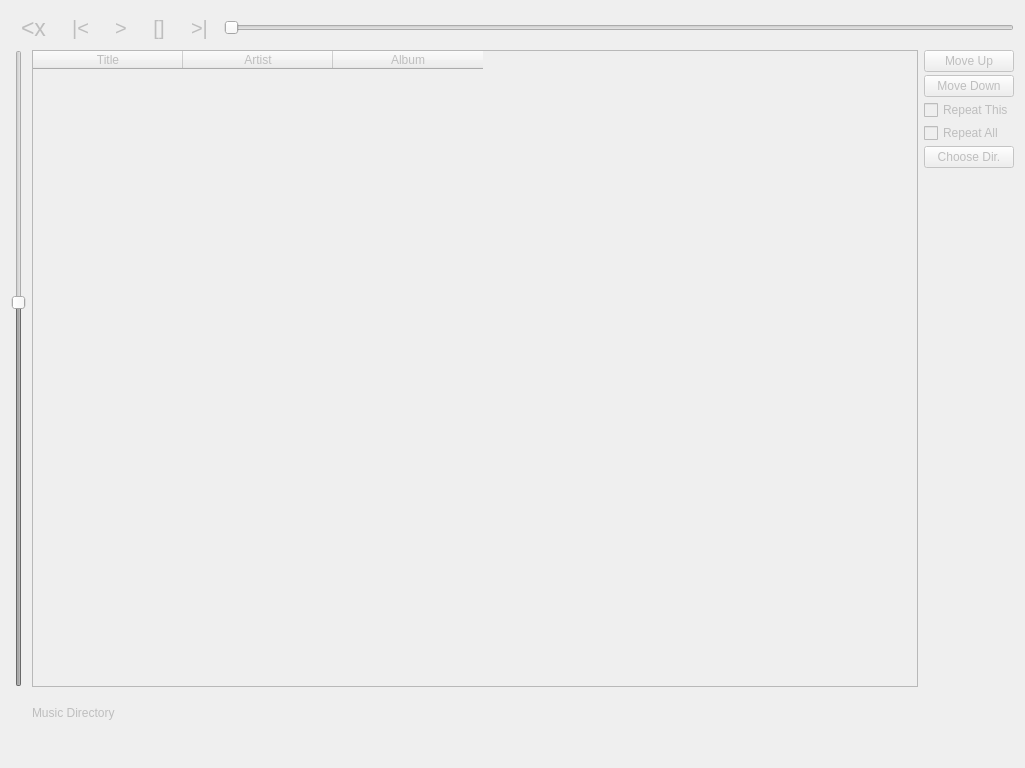
   <widget class="QWidget" name="music" native="true">
    <property name="enabled">
     <bool>false</bool>
    </property>
    <property name="geometry">
     <rect>
      <x>0</x>
      <y>0</y>
      <width>1025</width>
      <height>768</height>
     </rect>
    </property>
    <property name="styleSheet">
     <string notr="true">QPushButton:focus{
color: rgb(255, 0, 4);
}
QCheckBox:focus{
background-color: rgba(255, 0, 4, 50);
}
QToolButton:focus{
background-color: rgba(255, 0, 4, 50);
}</string>
    </property>
    <layout class="QVBoxLayout" name="verticalLayout_4">
     <property name="bottomMargin">
      <number>35</number>
     </property>
     <item>
      <layout class="QHBoxLayout" name="horizontalLayout_7">
       <property name="leftMargin">
        <number>0</number>
       </property>
       <property name="topMargin">
        <number>0</number>
       </property>
       <item>
        <widget class="QToolButton" name="toolButton_mute">
         <property name="minimumSize">
          <size>
           <width>0</width>
           <height>0</height>
          </size>
         </property>
         <property name="font">
          <font>
           <pointsize>17</pointsize>
          </font>
         </property>
         <property name="styleSheet">
          <string notr="true"/>
         </property>
         <property name="text">
          <string>&lt;x</string>
         </property>
         <property name="iconSize">
          <size>
           <width>20</width>
           <height>20</height>
          </size>
         </property>
         <property name="autoRaise">
          <bool>true</bool>
         </property>
        </widget>
       </item>
       <item>
        <widget class="QToolButton" name="toolButton_prev">
         <property name="font">
          <font>
           <pointsize>15</pointsize>
          </font>
         </property>
         <property name="text">
          <string notr="true">|&lt;</string>
         </property>
         <property name="autoRaise">
          <bool>true</bool>
         </property>
        </widget>
       </item>
       <item>
        <widget class="QToolButton" name="toolButton_play">
         <property name="minimumSize">
          <size>
           <width>0</width>
           <height>0</height>
          </size>
         </property>
         <property name="font">
          <font>
           <pointsize>15</pointsize>
          </font>
         </property>
         <property name="text">
          <string notr="true">&gt;</string>
         </property>
         <property name="iconSize">
          <size>
           <width>40</width>
           <height>40</height>
          </size>
         </property>
         <property name="toolButtonStyle">
          <enum>Qt::ToolButtonIconOnly</enum>
         </property>
         <property name="autoRaise">
          <bool>true</bool>
         </property>
        </widget>
       </item>
       <item>
        <widget class="QToolButton" name="toolButton_stop">
         <property name="font">
          <font>
           <pointsize>15</pointsize>
          </font>
         </property>
         <property name="text">
          <string notr="true">[]</string>
         </property>
         <property name="autoRaise">
          <bool>true</bool>
         </property>
        </widget>
       </item>
       <item>
        <widget class="QToolButton" name="toolButton_next">
         <property name="minimumSize">
          <size>
           <width>0</width>
           <height>0</height>
          </size>
         </property>
         <property name="font">
          <font>
           <pointsize>15</pointsize>
          </font>
         </property>
         <property name="text">
          <string notr="true">&gt;|</string>
         </property>
         <property name="autoRaise">
          <bool>true</bool>
         </property>
        </widget>
       </item>
       <item>
        <widget class="QSlider" name="playerseekSlider">
         <property name="focusPolicy">
          <enum>Qt::NoFocus</enum>
         </property>
         <property name="maximum">
          <number>1000</number>
         </property>
         <property name="orientation">
          <enum>Qt::Horizontal</enum>
         </property>
         <property name="tickPosition">
          <enum>QSlider::NoTicks</enum>
         </property>
        </widget>
       </item>
      </layout>
     </item>
     <item>
      <layout class="QGridLayout" name="gridLayout_3">
       <property name="leftMargin">
        <number>0</number>
       </property>
       <property name="topMargin">
        <number>0</number>
       </property>
       <item row="0" column="2">
        <layout class="QVBoxLayout" name="verticalLayout_6">
         <property name="spacing">
          <number>3</number>
         </property>
         <property name="leftMargin">
          <number>0</number>
         </property>
         <item>
          <widget class="QPushButton" name="pushButton_moveUp">
           <property name="text">
            <string>Move Up</string>
           </property>
          </widget>
         </item>
         <item>
          <widget class="QPushButton" name="pushButton_moveDown">
           <property name="text">
            <string>Move Down</string>
           </property>
          </widget>
         </item>
         <item>
          <widget class="QCheckBox" name="checkBox_repeatThis">
           <property name="text">
            <string>Repeat This</string>
           </property>
          </widget>
         </item>
         <item>
          <widget class="QCheckBox" name="checkBox_repeatAll">
           <property name="text">
            <string>Repeat All</string>
           </property>
          </widget>
         </item>
         <item>
          <widget class="QPushButton" name="pushButton_addDirectory">
           <property name="text">
            <string>Choose Dir.</string>
           </property>
          </widget>
         </item>
         <item>
          <spacer name="verticalSpacer_2">
           <property name="orientation">
            <enum>Qt::Vertical</enum>
           </property>
           <property name="sizeHint" stdset="0">
            <size>
             <width>20</width>
             <height>40</height>
            </size>
           </property>
          </spacer>
         </item>
         <item>
          <spacer name="verticalSpacer_4">
           <property name="orientation">
            <enum>Qt::Vertical</enum>
           </property>
           <property name="sizeHint" stdset="0">
            <size>
             <width>20</width>
             <height>40</height>
            </size>
           </property>
          </spacer>
         </item>
        </layout>
       </item>
       <item row="0" column="0">
        <widget class="QSlider" name="playervolSlider">
         <property name="focusPolicy">
          <enum>Qt::NoFocus</enum>
         </property>
         <property name="value">
          <number>60</number>
         </property>
         <property name="sliderPosition">
          <number>60</number>
         </property>
         <property name="orientation">
          <enum>Qt::Vertical</enum>
         </property>
        </widget>
       </item>
       <item row="0" column="1">
        <widget class="QTableWidget" name="tableWidget_mediaList">
         <property name="enabled">
          <bool>false</bool>
         </property>
         <property name="focusPolicy">
          <enum>Qt::NoFocus</enum>
         </property>
         <property name="styleSheet">
          <string notr="true">font: 75 10pt &quot;Latha&quot;;</string>
         </property>
         <property name="editTriggers">
          <set>QAbstractItemView::NoEditTriggers</set>
         </property>
         <property name="selectionMode">
          <enum>QAbstractItemView::SingleSelection</enum>
         </property>
         <property name="selectionBehavior">
          <enum>QAbstractItemView::SelectRows</enum>
         </property>
         <property name="rowCount">
          <number>0</number>
         </property>
         <property name="columnCount">
          <number>3</number>
         </property>
         <attribute name="horizontalHeaderDefaultSectionSize">
          <number>150</number>
         </attribute>
         <attribute name="horizontalHeaderMinimumSectionSize">
          <number>150</number>
         </attribute>
         <attribute name="verticalHeaderMinimumSectionSize">
          <number>30</number>
         </attribute>
         <column>
          <property name="text">
           <string>Title</string>
          </property>
         </column>
         <column>
          <property name="text">
           <string>Artist</string>
          </property>
         </column>
         <column>
          <property name="text">
           <string>Album</string>
          </property>
         </column>
        </widget>
       </item>
       <item row="1" column="1">
        <widget class="QLabel" name="musicDir">
         <property name="minimumSize">
          <size>
           <width>0</width>
           <height>40</height>
          </size>
         </property>
         <property name="styleSheet">
          <string notr="true">font: 75 14pt &quot;Arial&quot;;</string>
         </property>
         <property name="text">
          <string>Music Directory</string>
         </property>
        </widget>
       </item>
      </layout>
     </item>
    </layout>
   </widget>
